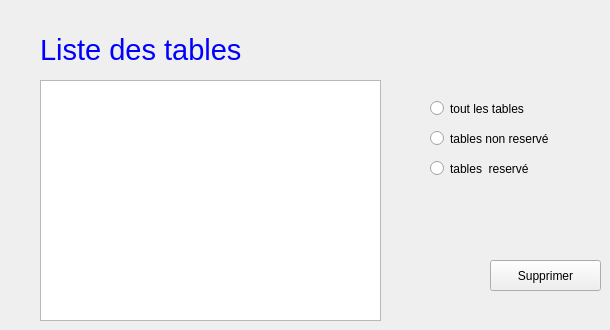
   <widget class="QWidget" name="Affichage">
    <attribute name="title">
     <string>Affichage</string>
    </attribute>
    <widget class="QTableView" name="tableView">
     <property name="geometry">
      <rect>
       <x>40</x>
       <y>80</y>
       <width>341</width>
       <height>241</height>
      </rect>
     </property>
     <property name="styleSheet">
      <string notr="true"/>
     </property>
    </widget>
    <widget class="QLabel" name="label_4">
     <property name="geometry">
      <rect>
       <x>40</x>
       <y>30</y>
       <width>211</width>
       <height>41</height>
      </rect>
     </property>
     <property name="font">
      <font>
       <pointsize>22</pointsize>
      </font>
     </property>
     <property name="styleSheet">
      <string notr="true"/>
     </property>
     <property name="text">
      <string>&lt;html&gt;&lt;head/&gt;&lt;body&gt;&lt;p&gt;&lt;span style=&quot; color:#0000ff;&quot;&gt;Liste des tables&lt;/span&gt;&lt;/p&gt;&lt;/body&gt;&lt;/html&gt;</string>
     </property>
    </widget>
    <widget class="QPushButton" name="supprimer">
     <property name="geometry">
      <rect>
       <x>490</x>
       <y>260</y>
       <width>111</width>
       <height>31</height>
      </rect>
     </property>
     <property name="styleSheet">
      <string notr="true"/>
     </property>
     <property name="text">
      <string>Supprimer</string>
     </property>
     <property name="icon">
      <iconset resource="images.qrc">
       <normaloff>:/images/delete.png</normaloff>:/images/delete.png</iconset>
     </property>
     <property name="iconSize">
      <size>
       <width>20</width>
       <height>20</height>
      </size>
     </property>
    </widget>
    <widget class="QRadioButton" name="radioButton_2">
     <property name="geometry">
      <rect>
       <x>430</x>
       <y>160</y>
       <width>111</width>
       <height>17</height>
      </rect>
     </property>
     <property name="text">
      <string>tables  reservé</string>
     </property>
    </widget>
    <widget class="QRadioButton" name="radioButton">
     <property name="geometry">
      <rect>
       <x>430</x>
       <y>130</y>
       <width>121</width>
       <height>17</height>
      </rect>
     </property>
     <property name="text">
      <string>tables non reservé</string>
     </property>
    </widget>
    <widget class="QRadioButton" name="radioButton_3">
     <property name="geometry">
      <rect>
       <x>430</x>
       <y>100</y>
       <width>111</width>
       <height>17</height>
      </rect>
     </property>
     <property name="text">
      <string>tout les tables</string>
     </property>
    </widget>
   </widget>
